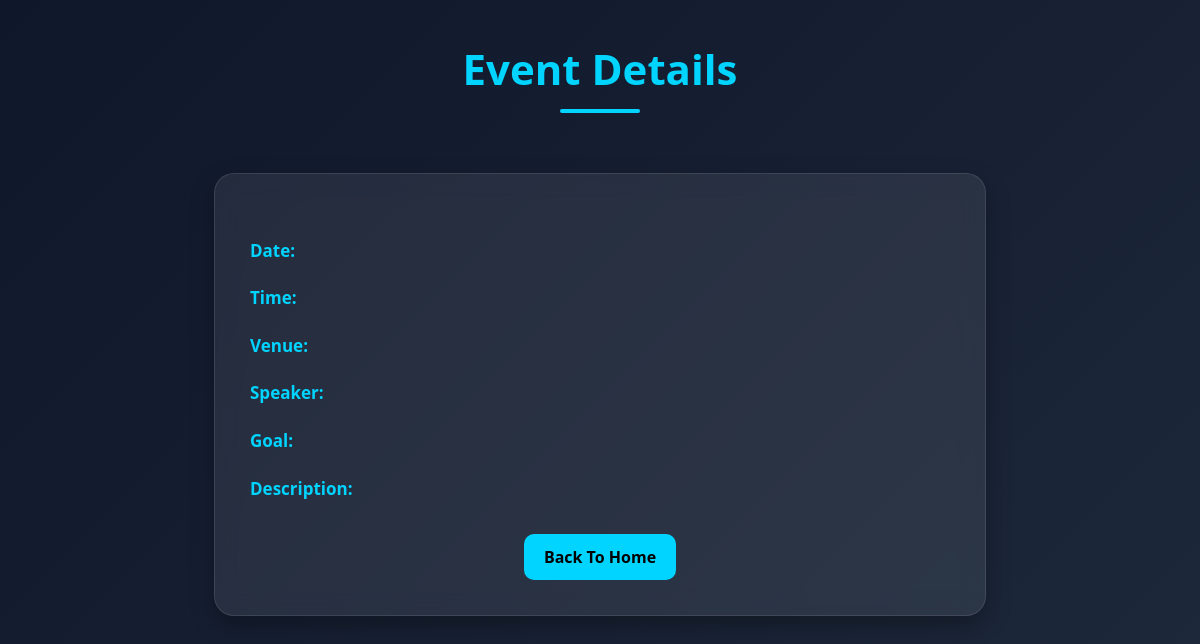
Page /event/3 on the earlier database version.
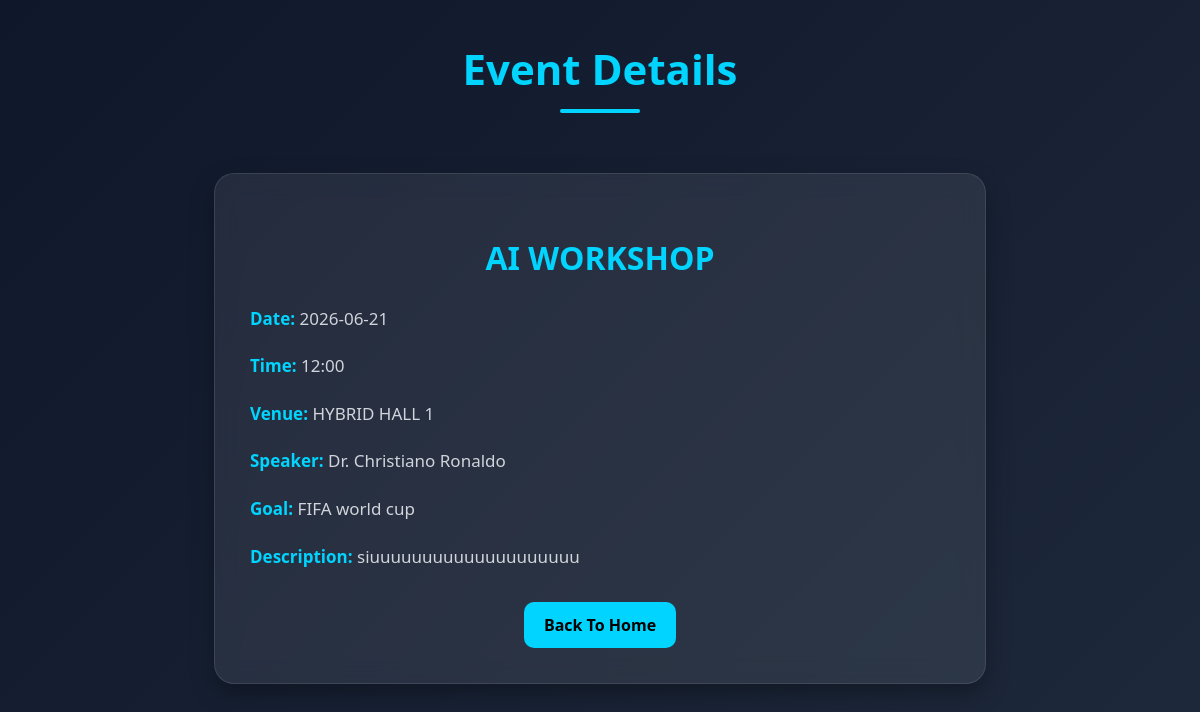
Same page on the later database version.
### tables this page shows
CREATE TABLE events (
            id INTEGER PRIMARY KEY AUTOINCREMENT,
            event_name TEXT,
            event_date TEXT,
            event_time TEXT,
            venue TEXT,
            guest_speaker TEXT,
            event_goal TEXT,
            description TEXT
        );

### app.py (the view)
@app.route("/event/<int:id>")
def event_details(id):
    conn = sqlite3.connect("events.db")
    cursor = conn.cursor()
    cursor.execute("SELECT * FROM events WHERE id=?", (id,))
    event = cursor.fetchone()
    conn.close()
    return render_template("event_details.html", event=event)

### templates/event_details.html (shortened to what this page needs)
<!DOCTYPE html>
<html lang="en">
<head>
    <link rel="stylesheet"
       href="{{ url_for('static',
     filename='css/event_details.css') }}">
</head>
<body>
<div class="header">
    <h1>Event Details</h1>
</div>
<div class="container">
    <div class="card">
        <h2>{{ event[1] }}</h2>
        <p><span class="label">Date:</span> {{ event[2] }}</p>
        <p><span class="label">Time:</span> {{ event[3] }}</p>
        <p><span class="label">Venue:</span> {{ event[4] }}</p>
        <p><span class="label">Speaker:</span> {{ event[5] }}</p>
        <p><span class="label">Goal:</span> {{ event[6] }}</p>
        <p><span class="label">Description:</span> {{ event[7] }}</p>
       <div class="button-group">
          <a href="/" class="btn back-btn">
             Back To Home
          </a>
        </div>
    </div>
</div>
</body>
</html>

### static/css/event_details.css (style rules this page uses)
body { margin:0; font-family:'Segoe UI',sans-serif; background:linear-gradient(135deg,#0f172a,#1e293b); color:white; min-height:100vh; }
.header { text-align:center; padding:40px 20px; }
.header h1 { color:#00d4ff; font-size:42px; margin:0; }
.header h1::after { content:""; display:block; width:80px; height:4px; background:#00d4ff; margin:12px auto 0; border-radius:5px; }
.container { display:flex; justify-content:center; padding:20px; }
.card { width:700px; padding:35px; border-radius:20px; background:rgba(255,255,255,0.08); -webkit-backdrop-filter:blur(12px); backdrop-filter:blur(12px); border:1px solid rgba(255,255,255,0.1); box-shadow:0 10px 25px rgba(0,0,0,0.3); }
.card h2 { color:#00d4ff; margin-bottom:25px; text-align:center; font-size:32px; }
.card p { font-size:17px; line-height:1.8; color:#d1d5db; }
.label { color:#00d4ff; font-weight:bold; }
.button-group { margin-top:30px; display:flex; justify-content:center; gap:15px; flex-wrap:wrap; }
.btn { text-decoration:none; background:#00d4ff; color:black; padding:12px 20px; border-radius:10px; font-weight:bold; transition:0.3s; }
.back-btn { background:#00d4ff; color:black; }

Differences in the rows shown:
added events: event_name "AI WORKSHOP", event_date "2026-06-21", event_time "12:00", venue "HYBRID HALL 1", guest_speaker "Dr. Christiano Ronaldo", event_goal "FIFA world cup", description "siuuuuuuuuuuuuuuuuuuuu"
